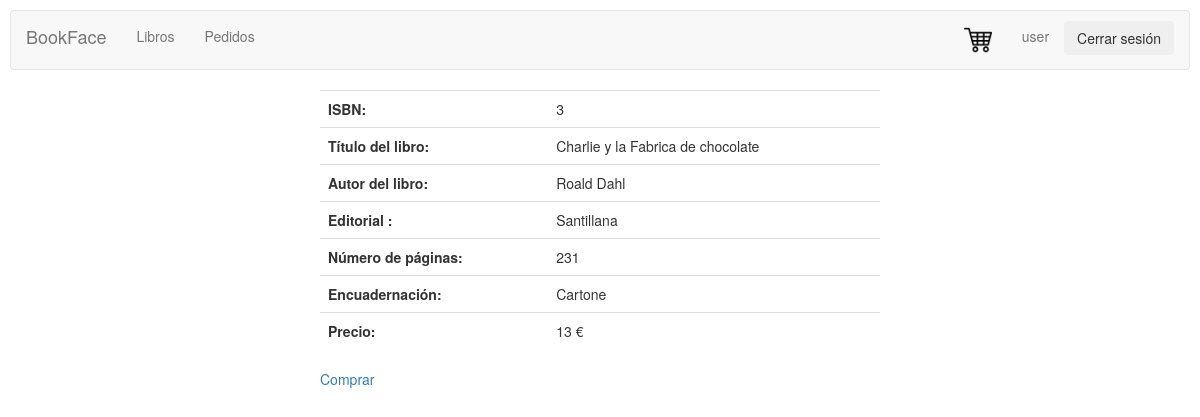
/librosuser/libro.php?cod=3 (signed in), run on the app's committed database.
### tables this page shows
CREATE TABLE `libros` (
  `isbn` int(13) NOT NULL AUTO_INCREMENT,
  `titulo` varchar(45) NOT NULL,
  `autor` varchar(45) NOT NULL,
  `editorial` varchar(45) NOT NULL,
  `numpag` int(11) DEFAULT NULL,
  `encuadernacion` varchar(45) DEFAULT NULL,
  `precio` int(11) NOT NULL,
  PRIMARY KEY (`isbn`)
);

### librosuser/libro.php (the view, shortened to what this page needs)
<!DOCTYPE html>
<html>
<head>
    <link rel="stylesheet" href="../CSS/styles.css">
    <link rel="stylesheet" href="../CSS/menuadmin.css">
</head>
<body>
<?php
if (isset($_SESSION["user"]) && $_SESSION["user"]!="admin") {
?>
    <div class="row">
        <div>
        <?php include_once "../controluser/menuuser.php"?>
        </div>
    </div>
    <div class="row">
    <div class="col-md-3"></div>
    <div class="col-md-6" style="background-color: white; border-radius:10px; ">
    <?php
$connection = new mysqli("localhost", "user", "2asirtriana", "proyecto");
$connection->set_charset("utf8");
if ($result = $connection->query("select * from libros where isbn='$_GET[cod]'")) {
?>
<?php
   $obj = $result->fetch_object();
        echo "<table class='table custab'";
        echo "<tr><td><b>ISBN: </b></td><td>$obj->isbn</td></tr>";
        echo "<tr><td><b>Título del libro: </b></td><td>$obj->titulo</td></tr>";
        echo "<tr><td><b>Autor del libro: </b></td><td>$obj->autor</td></tr>";
        echo "<tr><td><b>Editorial : </b></td><td>$obj->editorial</td></tr>";
        echo "<tr><td><b>Número de páginas: </b></td><td>$obj->numpag</td></tr>";
        echo "<tr><td><b>Encuadernación: </b></td><td>$obj->encuadernacion</td></tr>";
        echo "<tr><td><b>Precio: </b></td><td>$obj->precio €</td></tr>";
        echo "</table>";
    echo "<a href='comprarlibro.php?cod=$obj->isbn'>Comprar</a>";
}
} else {
    session_destroy();
    header("Location: ../login.php");
  }
?>
</div>
<div class="col-md-3"></div>
</div>
</body>
</html>

### CSS/styles.css (style rules this page uses)
body { background-image:url("http://culto.latercera.com/wp-content/uploads/2017/04/Libros-1-900x600.jpg"); background-position:center; background-size: 100%; background-repeat: no-repeat; padding:10px; }

### CSS/menuadmin.css (style rules this page uses)
body,html { height: 100%; }
.row { padding: 0px 15px; }

### data on the page
libros: isbn "3", titulo "Charlie y la Fabrica de chocolate", autor "Roald Dahl", editorial "Santillana", numpag "231", encuadernacion "Cartone", precio "13"

### other printed values
$_SESSION["user"] "user"
